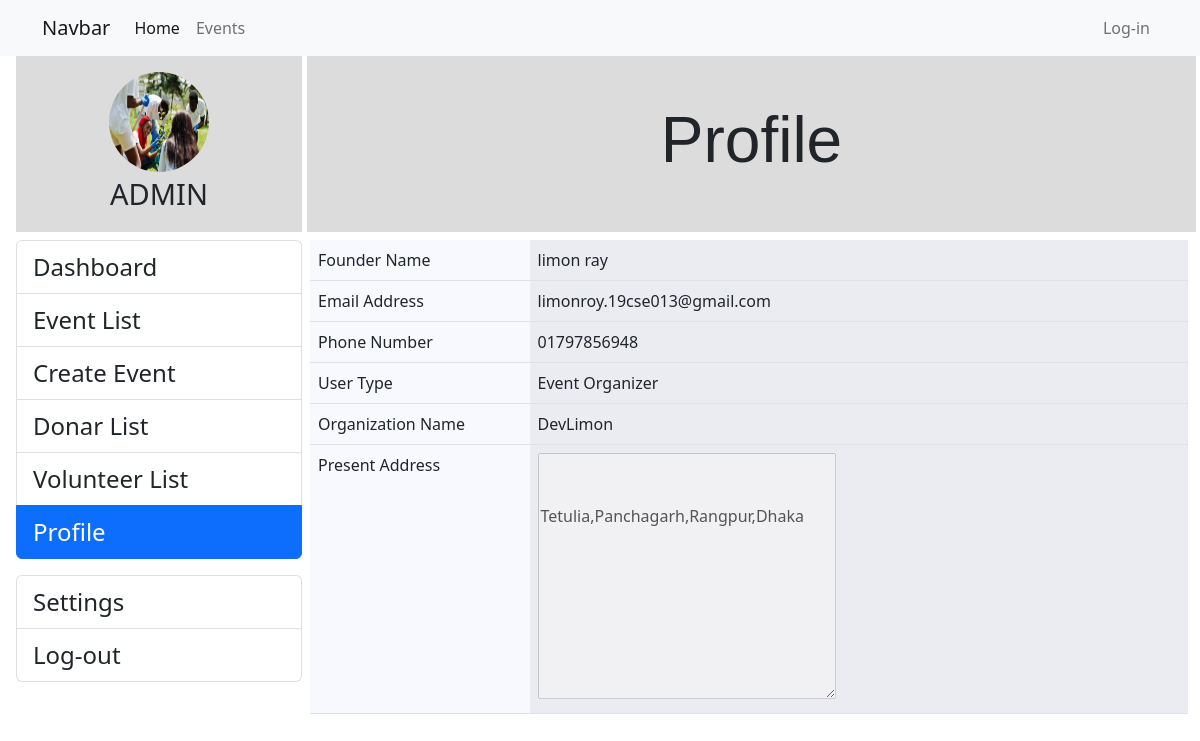
Page /event-organizer/profile.php (signed in) on the committed database.
### tables this page shows
CREATE TABLE `event_organizer` (
  `organizer_id` int(11) NOT NULL,
  `user_name` varchar(250) DEFAULT NULL,
  `email` varchar(250) DEFAULT NULL,
  `mobile` varchar(11) DEFAULT NULL,
  `address` text DEFAULT NULL,
  `organization_name` varchar(250) NOT NULL,
  `user_type` int(2) NOT NULL DEFAULT 3,
  `password` varchar(250) DEFAULT NULL,
  `account_status` int(11) DEFAULT 0,
  `experience` int(11) NOT NULL DEFAULT 1
);

### event-organizer/profile.php (the view, shortened to what this page needs)
<?php include('./header.php');?>
<?php require('./config.php');
    global $pdo;
    if(isset($_SESSION['user_id'])){
        $result = $pdo->prepare("SELECT * FROM event_organizer WHERE organizer_id=?");
        $result->execute(array(intval($_SESSION['user_id'])));
        $user= $result->fetch();
    }
?>
<div class="px-3 bg-white" style="min-height:100vh">
    <div class="row">
        <div class="col-md-3 " style="min-height:100vh;padding-right:0px">
            <div class="d-flex justify-content-center flex-column align-items-center py-3" style="background: gainsboro;">
                <div><img src="./public/image/img4.jpg" class="rounded-circle" style="width:100px;height:100px" alt=""></div>
                <div style="font-size: 29px;text-transform: uppercase;"><?php if(isset($_SESSION['user_name'])){echo $_SESSION['user_name'];}else{echo 'user name';}  ?></div>
            </div>
            <div class="list-group py-2">
                <a href="./index.php" class="list-group-item list-group-item-action fs-4" aria-current="true">
                    Dashboard
                </a>
                <a href="./event-list.php" class="list-group-item list-group-item-action fs-4">Event List</a>
                <a href="./create-event.php" class="list-group-item list-group-item-action fs-4">Create Event</a>
                <a href="./donars.php" class="list-group-item list-group-item-action fs-4">Donar List</a>
                <a href="./volunteer.php" class="list-group-item list-group-item-action fs-4">Volunteer List</a>
                <a href="./profile.php" class="list-group-item list-group-item-action fs-4 active">Profile</a>
            </div>
            <div class="list-group py-2">
                <a href="./settings.php" class="list-group-item list-group-item-action fs-4">Settings</a>
                <a href="./logout.php" class="list-group-item list-group-item-action fs-4">Log-out</a>
            </div>
        </div>
        <div class="col-md-9 p-0">
            <div class="dashboard_profile">
                <h1>Profile</h1>
            </div>
            <div class="gap px-2 py-2">
                <table class="table table-striped-columns table-hover">
                    <tbody style="    background: ghostwhite;">
                        <tr>
                            <td class="col-3 text-bold">Founder Name</td>
                            <td class=""><?php if(isset($user)){ echo $user['user_name']; }else{echo '';} ?></td>
                        </tr>
                        <tr>
                            <td class="col-3">Email Address</yd>
                            <td class=""><?php if(isset($user)){ echo $user['email']; }else{echo '';} ?></td>
                        </tr>
                        <tr>
                            <td class="col-3">Phone Number</yd>
                            <td class=""><?php if(isset($user)){ echo $user['mobile'] ; }else{echo '';}?></td>
                        </tr>
                        <tr>
                            <td class="col-3">User Type</yd>
                            <td class=""><?php if(isset($user)){ echo 'Event Organizer' ; }else{echo '';}?></td>
                        </tr>
                        <tr>
                            <td class="col-3 text-bold">Organization Name</td>
                            <td class=""><?php if(isset($user)){ echo $user['organization_name']; }else{echo '';} ?></td>
                        </tr>
                        <tr>
                            <td class="col-3">Present Address</yd>
                            <td class=""><textarea name="" id="" cols="30" rows="10" disabled>
                                <?php if(isset($user)){ ?>
                                    <?php echo $user['address'] ?>
                                    <?php }?>
                                </textarea>
                            </td>
                        </tr>
                    </tbody>
                </table>
            </div>
        </div>
    </div>
</div>
<?php include('./footer.php');?>

### event-organizer/public/css/style.css (style rules this page uses)
.body { background: #d2d3cf; background-image: url('../image/home-bg.jpg'); background-size: cover; background-position: center; background-attachment: fixed; }

### event-organizer/profile.php (style rules this page uses)
.gap { column-gap: 11%; justify-content: center; row-gap: 2%; }
.dashboard_profile { margin-left: 5px; height: 176px; background: gainsboro; display: flex; justify-content: center; align-items: center; font-family: sans-serif; }
.dashboard_profile h1 { font-size: 64px; text-align: center; }

### rows in the picture
event_organizer: user_name "limon ray", email "limonroy.19cse013@gmail.com", mobile "01797856948", organization_name "DevLimon", address "Tetulia,Panchagarh,Rangpur,Dhaka"

### other values in the picture
$_SESSION['user_name'] "ADMIN"
